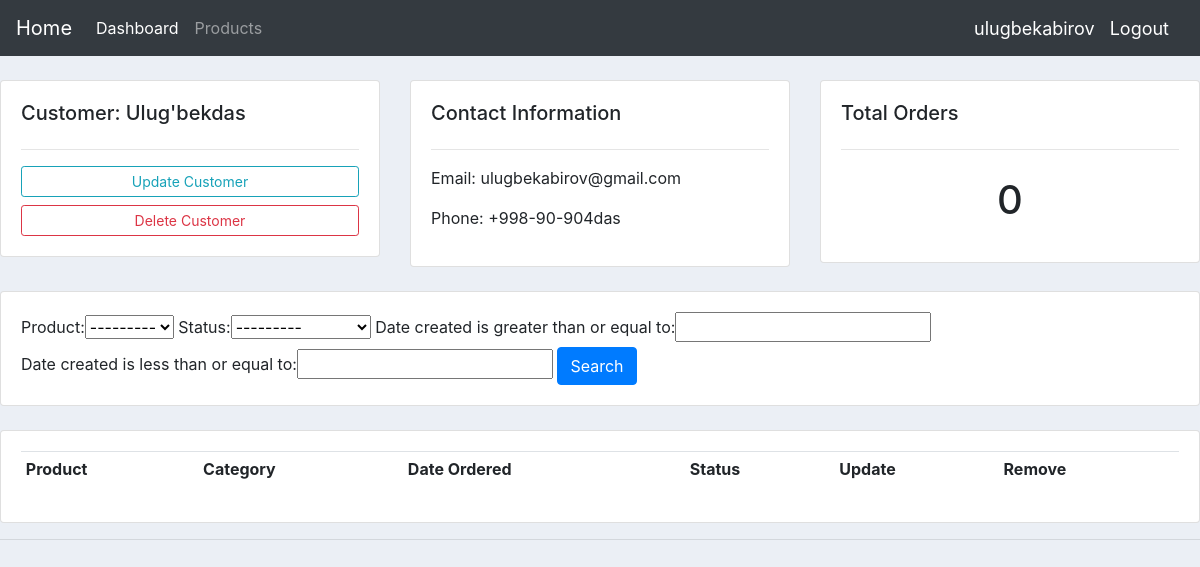
Before: /customer/17 (signed in) with the older database file.
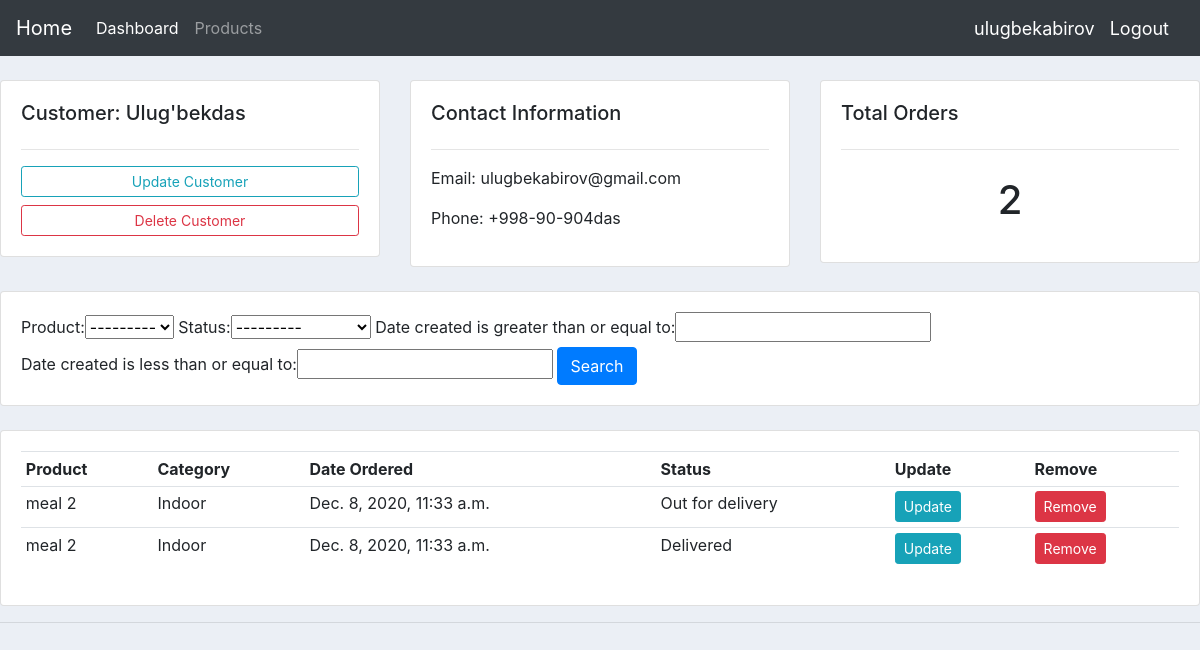
After: the same page with the newer database file.
### accounts/models.py (models this page shows, shortened)
class Customer(models.Model):
    user = models.OneToOneField(User, null=True, on_delete=models.CASCADE)
    name = models.CharField(max_length=30, null=True)
    phone = models.CharField(max_length=20, null=True)
    email = models.CharField(max_length=50, null=True)
    date_created = models.DateField(auto_now_add=True)
    profile_pic = models.ImageField(null=True, blank=True)

class Order(models.Model):
    STATUS = (
        ("Pending", "Pending"),
        ("Out for delivery", "Out for delivery"),
        ("Delivered", "Delivered"),
    )
    product = models.ForeignKey(Product, null=True, on_delete=models.SET_NULL)
    customer = models.ForeignKey(Customer, null=True, on_delete=models.SET_NULL)
    date_created = models.DateTimeField(auto_now_add=True)
    status = models.CharField(max_length=30, null=True, choices=STATUS)
    tag = models.ManyToManyField(Tag)

class Product(models.Model):
    CATEGORY = (
        ("Indoor", "Indoor"),
        ("Outdoor", "Outdoor"),
    )
    name = models.CharField(max_length=30, null=True)
    price = models.FloatField(null=True)
    category = models.CharField(max_length=30, null=True, choices=CATEGORY)
    description = models.CharField(max_length=200,
                                   null=True,
                                   default="No description",
                                   blank=True,
                                   )
    date_created = models.DateField(auto_now_add=True, null=True)
    def __str__(self):
        return self.name

### accounts/views.py (the view)
# urls.py: path("customer/<int:customer_id>", views.customers_view, name="customer"),
@login_required(login_url='login')
def customers_view(request, customer_id):
    customer = models.Customer.objects.get(id=customer_id)
    orders = customer.order_set.all()
    my_filter = OrderFilter(request.GET, queryset=orders)
    orders = my_filter.qs
    context = {"customer": customer,
               "orders": orders,
               "my_filter": my_filter, }
    return render(request, "accounts/customers.html", context)

### accounts/templates/accounts/customers.html
{% extends "accounts/main.html" %}
{% block content %}
<br>
<div class="row">
	<div class="col-md">
		<div class="card card-body">
			<h5>Customer: {{ customer.name }}</h5>
			<hr>
			<a class="btn btn-outline-info  btn-sm btn-block" href="{% url "updateCustomer" customer.id %}">Update Customer</a>
			<a class="btn btn-outline-danger  btn-sm btn-block" href="">Delete Customer</a>
		</div>
	</div>
	<div class="col-md">
		<div class="card card-body">
			<h5>Contact Information</h5>
			<hr>
			<p>Email: {{ customer.email }} </p>
			<p>Phone: {{ customer.phone }}</p>
		</div>
	</div>
	<div class="col-md">
		<div class="card card-body">
			<h5>Total Orders</h5>
			<hr>
			<h1 style="text-align: center;padding: 10px">{{ customer.order_set.count }}</h1>
		</div>
	</div>
</div>
<br>
<div class="row">
	<div class="col">
		<div class="card card-body">
			<form method="get">
                {{ my_filter.form }}
		    <button class="btn btn-primary" type="submit">Search</button>
		  </form>
		</div>
	</div>
</div>
<br>
<div class="row">
	<div class="col-md">
		<div class="card card-body">
			<table class="table table-sm">
				<tr>
					<th>Product</th>
					<th>Category</th>
					<th>Date Ordered</th>
					<th>Status</th>
					<th>Update</th>
					<th>Remove</th>
				</tr>
                {% for order in orders %}
                <tr>
                    <td>{{ order.product.name }} </td>
                    <td>{{ order.product.category }}</td>
                    <td>{{ order.date_created }}</td>
                    <td>{{ order.status }}</td>
                    <td><a class="btn btn-sm btn-info" href="{% url "updateOrder" order.id %}?next={{ request.path }}">Update</a></td>
                    <td><a class="btn btn-sm btn-danger"href="{% url 'deleteOrder' order.id %}?next={{ request.path }}">Remove</a> </td>
                </tr>
                {% endfor %}
			</table>
		</div>
	</div>
</div>
{% endblock %}

Changed rows visible on the page:
computed for Customer "Ulug'bekdas": order_set.count "0" → "2"
added Order: product.name "meal 2", product.category "Indoor", date_created "Dec. 8, 2020, 11:33 a.m.", status "Out for delivery"
added Order: product.name "meal 2", product.category "Indoor", date_created "Dec. 8, 2020, 11:33 a.m.", status "Delivered"
